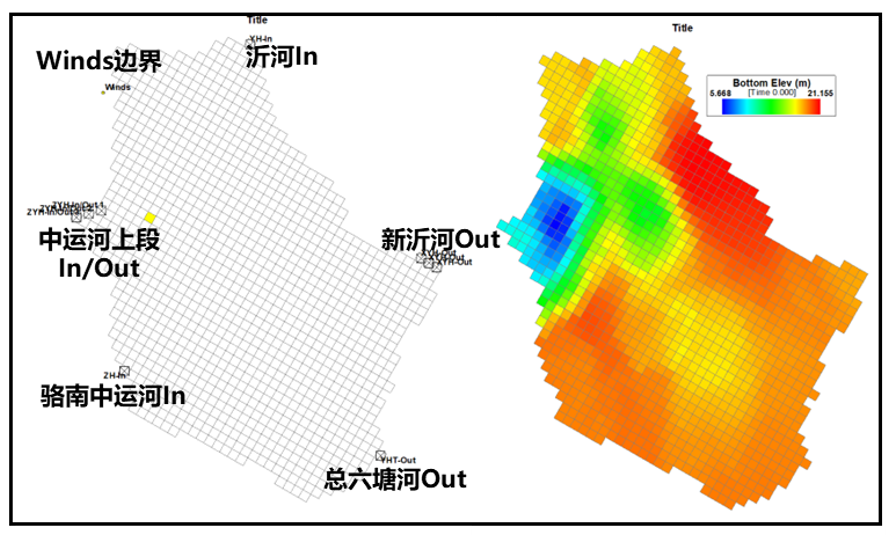
#> input picture 3DWET/case/Lake Luoma/inputs/骆马湖EFDC网格、出入流及底部高程示意.png, 886 x 535 px, found by its file name
$ python analyze_reference.py
#> lines starting #> are read from the running program, lines starting #| are printed output that depends on the picture; after the words box and inside, x2 and y2 are one past the last pixel; in counts of white or black regions, pixels touching at a corner belong together
"""Analyze reference image to identify river positions."""
from PIL import Image
import numpy as np
import os

INPUTS_DIR = os.path.join(os.path.dirname(os.path.dirname(os.path.abspath(__file__))), "case", "inputs")

# Open the EFDC grid reference image
img_path = os.path.join(INPUTS_DIR, "骆马湖EFDC网格、出入流及底部高程示意.png")
img = Image.open(img_path)
#> img is the input picture: PIL image 886x535 RGBA; mean R, G, B, A 219.1, 210.3, 181.9, 242.6
print(f"Image size: {img.size}")
#| Image size: (886, 535)
print(f"Image mode: {img.mode}")
#| Image mode: RGBA

# Convert to RGB array
arr = np.array(img.convert('RGB'))
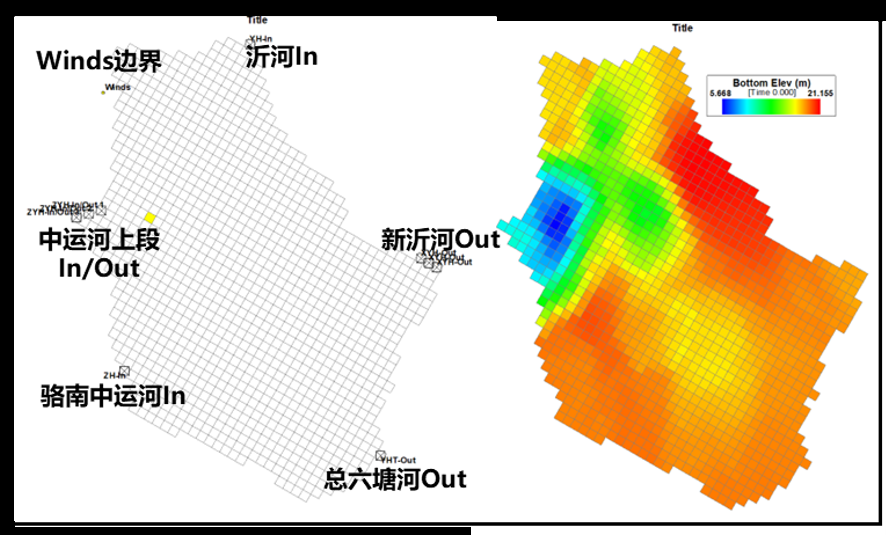
#> arr: shape (535, 886, 3); mean R, G, B 219.1, 210.3, 181.9
print(f"Array shape: {arr.shape}")
#| Array shape: (535, 886, 3)

# Find unique colors (downsample for speed)
small = img.resize((100, 100)).convert('RGB')
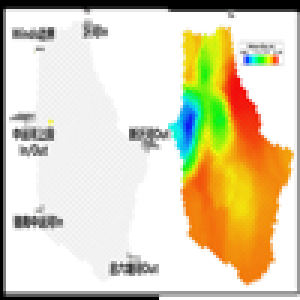
#> small: PIL image 100x100 RGB (shown 3 times larger); mean R, G, B 219.5, 210.5, 182.1
small_arr = np.array(small)
colors = {}
for y in range(small_arr.shape[0]):
    for x in range(small_arr.shape[1]):
        r, g, b = tuple(small_arr[y, x])
        # Quantize to 32 levels
        key = (r//32, g//32, b//32)
        colors[key] = colors.get(key, 0) + 1
#> after the loop, colors = 100 items

print("\nTop 20 colors (quantized):")
for color, count in sorted(colors.items(), key=lambda x: -x[1])[:20]:
    r, g, b = color[0]*32, color[1]*32, color[2]*32
    print(f"  RGB({r},{g},{b}): {count} pixels")
#> this loop made 20 passes
#> (color, count, r, g, b) on passes 1, 2, 4, 5, 6, 7, 8, 9, 10, 11, 12, 13: ((7, 7, 7), 6365, 224, 224, 224), ((7, 4, 0), 468, 224, 128, 0), ((7, 3, 0), 322, 224, 96, 0), ((4, 4, 4), 267, 128, 128, 128), ((7, 6, 0), 251, 224, 192, 0), ((7, 5, 0), 216, 224, 160, 0), ((3, 3, 3), 215, 96, 96, 96), ((5, 5, 5), 187, 160, 160, 160), ((6, 6, 6), 136, 192, 192, 192), ((2, 2, 2), 96, 64, 64, 64), ((6, 7, 0), 78, 192, 224, 0), ((7, 2, 0), 72, 224, 64, 0)
#> (count, r, g, b) on pass 3: (446, 0, 0, 0)
#|   RGB(224,224,224): 6365 pixels
#|   RGB(224,128,0): 468 pixels
#|   RGB(0,0,0): 446 pixels
#|   RGB(224,96,0): 322 pixels
#|   RGB(128,128,128): 267 pixels
#|   RGB(224,192,0): 251 pixels
#|   RGB(224,160,0): 216 pixels
#|   RGB(96,96,96): 215 pixels
#> (further printed lines are left out)

# Look for text annotations - check for red pixels (often used for river labels)
full_arr = np.array(img.convert('RGB'))
red_mask = (full_arr[:,:,0] > 150) & (full_arr[:,:,1] < 100) & (full_arr[:,:,2] < 100)
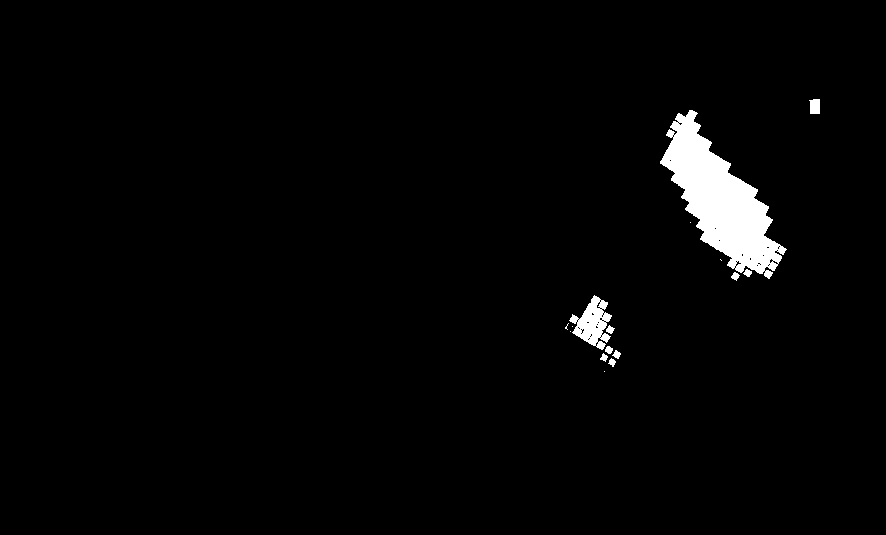
#> red_mask: shape (535, 886) bool; 2.3% white; 16 white regions (6 under 20 px), largest, box (x1, y1, x2, y2) and area: (660, 110, 787, 279) 9016, (569, 295, 612, 350) 1186, (809, 99, 820, 114) 148
print(f"\nRed pixels (potential river labels): {red_mask.sum()}")
#| Red pixels (potential river labels): 10677
if red_mask.sum() > 0:
    rows, cols = np.where(red_mask)
#> rows = 10677 values from 99 to 371; cols = 10677 values, max 819 at index 6, min 565 at index 9970, mean 704.8
    print(f"  Red pixel locations: rows {rows.min()}-{rows.max()}, cols {cols.min()}-{cols.max()}")
#|   Red pixel locations: rows 99-371, cols 565-819
    # Cluster red pixels
    from scipy.ndimage import label
    labeled, n_features = label(red_mask)
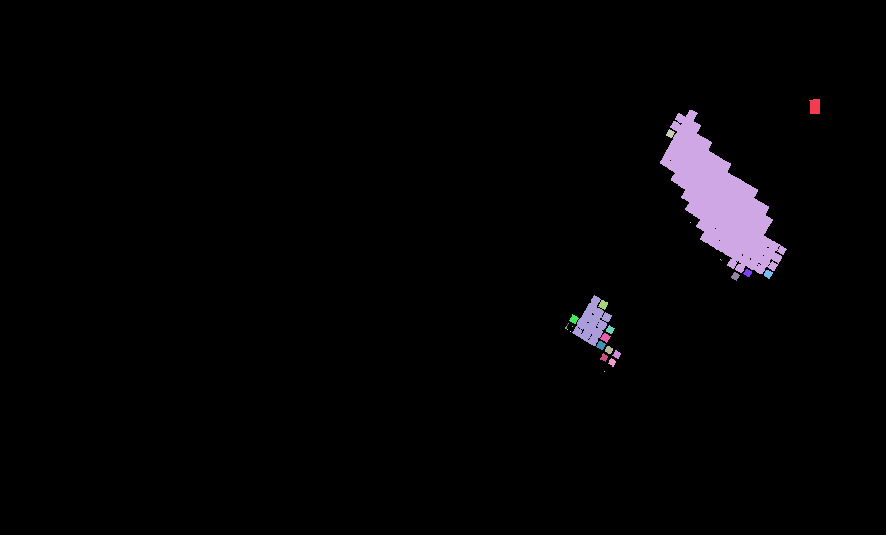
#> labeled: shape (535, 886) int32; 27 distinct labels, from 0 to 26; one colour per label, 0 black
#> n_features = 26
    print(f"  Red clusters: {n_features}")
#|   Red clusters: 26
    for i in range(1, min(n_features+1, 20)):
        cluster_pixels = (labeled == i)
        if cluster_pixels.sum() > 10:
            r, c = np.where(cluster_pixels)
            print(f"    Cluster {i}: {cluster_pixels.sum()} pixels, "
                  f"center=({c.mean():.0f}, {r.mean():.0f}), "
                  f"range rows {r.min()}-{r.max()}, cols {c.min()}-{c.max()}")
#> this loop made 19 passes
#|     Cluster 1: 148 pixels, center=(815, 106), range rows 99-113, cols 809-819
#|     Cluster 2: 8915 pixels, center=(720, 200), range rows 110-273, cols 660-786
#|     Cluster 3: 48 pixels, center=(670, 133), range rows 129-137, cols 666-674
#|     Cluster 7: 45 pixels, center=(747, 273), range rows 269-276, cols 743-751
#|     Cluster 8: 53 pixels, center=(768, 274), range rows 270-278, cols 764-772
#|     Cluster 9: 47 pixels, center=(735, 276), range rows 272-280, cols 731-739
#|     Cluster 10: 958 pixels, center=(592, 322), range rows 295-345, cols 572-611
#|     Cluster 11: 60 pixels, center=(603, 304), range rows 300-309, cols 598-607
#> (further printed lines are left out)
#> cluster_pixels: shape (535, 886) bool; 0% white in thin lines or dots, all inside (x1, y1, x2, y2) = (570, 331, 571, 332)

# Look for blue pixels (water/river lines)
blue_mask = (full_arr[:,:,2] > 150) & (full_arr[:,:,0] < 100) & (full_arr[:,:,1] < 150)
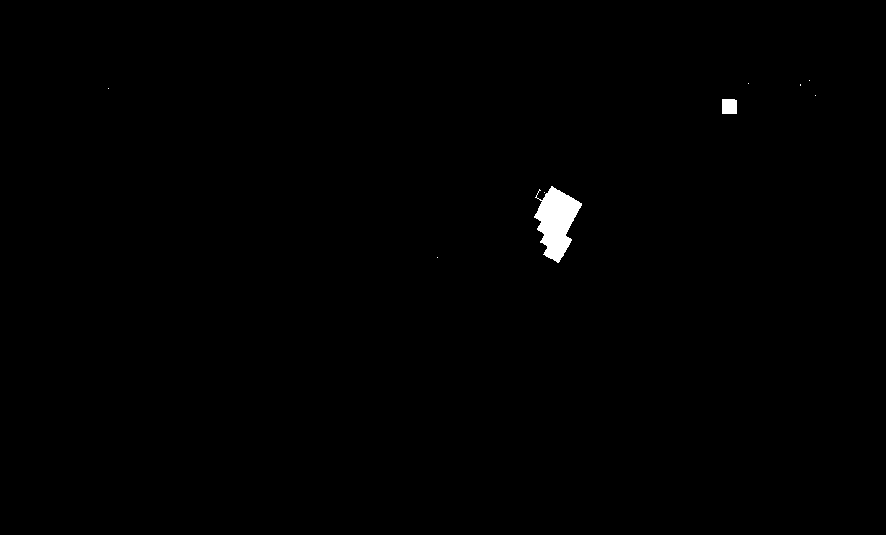
#> blue_mask: shape (535, 886) bool; 0.49% white; 9 white regions (7 under 20 px), largest, box (x1, y1, x2, y2) and area: (534, 186, 582, 263) 2081, (722, 99, 737, 114) 223
print(f"\nBlue pixels: {blue_mask.sum()}")
#| Blue pixels: 2312
if blue_mask.sum() > 0:
    rows, cols = np.where(blue_mask)
#> rows = 2312 values from 80 to 262; cols = 2312 values, max 815 at index 5, min 108 at index 4, mean 573
    print(f"  Blue pixel locations: rows {rows.min()}-{rows.max()}, cols {cols.min()}-{cols.max()}")
#|   Blue pixel locations: rows 80-262, cols 108-815

# Look for green pixels (river arrows)
green_mask = (full_arr[:,:,1] > 150) & (full_arr[:,:,0] < 150) & (full_arr[:,:,2] < 150)
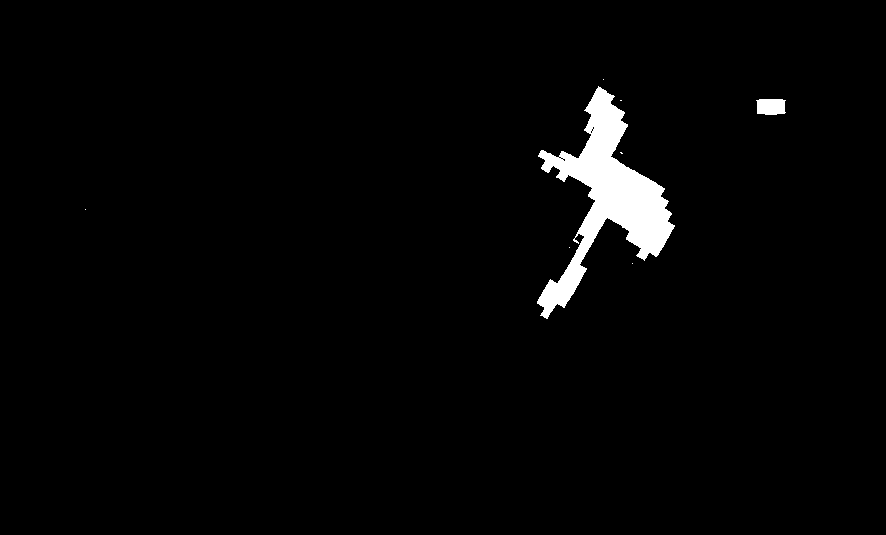
#> green_mask: shape (535, 886) bool; 2.3% white; 8 white regions (6 under 20 px), largest, box (x1, y1, x2, y2) and area: (537, 86, 675, 319) 10352, (756, 99, 786, 115) 431
print(f"\nGreen pixels: {green_mask.sum()}")
#| Green pixels: 10793
if green_mask.sum() > 0:
    rows, cols = np.where(green_mask)
#> rows = 10793 values from 79 to 318; cols = 10793 values, max 785 at index 268, min 85 at index 6599, mean 613.4
    print(f"  Green pixel locations: rows {rows.min()}-{rows.max()}, cols {cols.min()}-{cols.max()}")
#|   Green pixel locations: rows 79-318, cols 85-785

# Save a downscaled version for reference
img.thumbnail((400, 400))
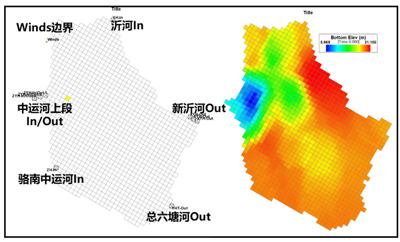
#> img: PIL image 400x242 RGBA; mean R, G, B, A 219.7, 210.9, 182.6, 242.6; transparent parts drawn white
img.save(os.path.join(INPUTS_DIR, "reference_small.png"))
print(f"\nSaved small reference to reference_small.png")

$ run again, with 3DWET/case/Lake Luoma/inputs/骆马湖-底部高程处理-Zhongzhao_Duan.tif saved as 3DWET/case/Lake Luoma/inputs/骆马湖EFDC网格、出入流及底部高程示意.png
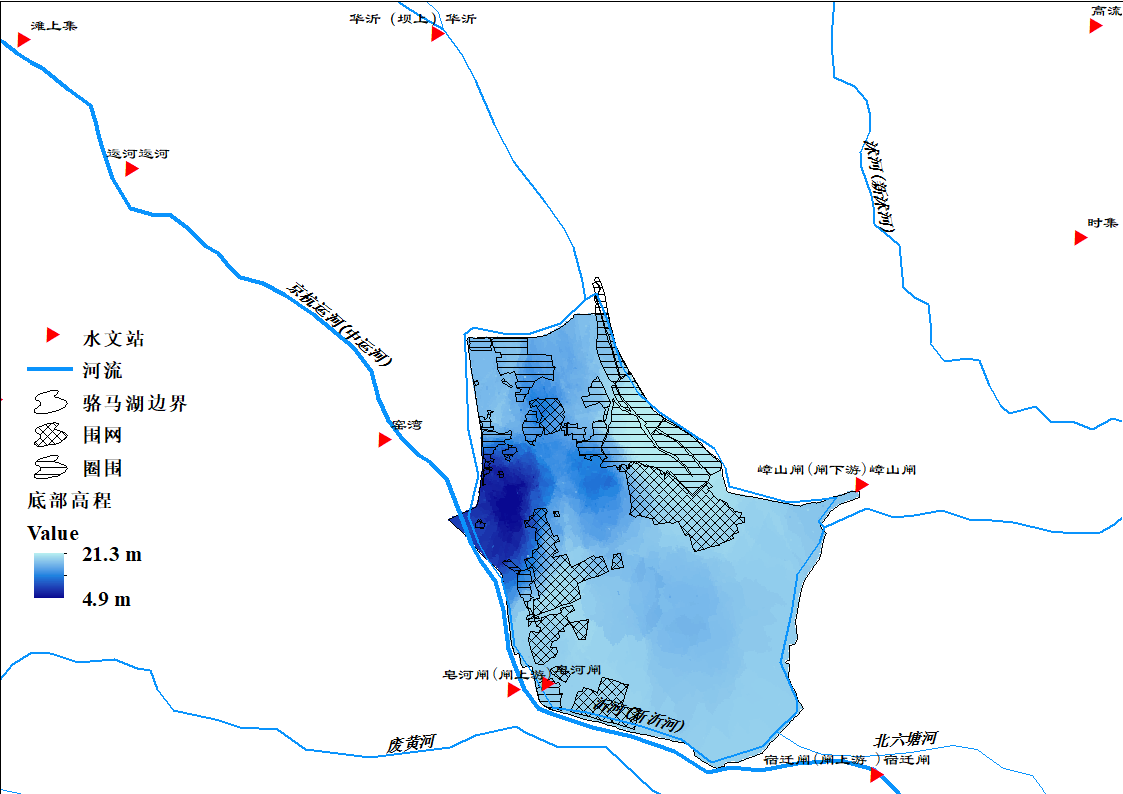
#> input picture 3DWET/case/Lake Luoma/inputs/骆马湖-底部高程处理-Zhongzhao_Duan.tif, 1123 x 794 px, found by its file name
#> img is the input picture: PIL image 1123x794 RGB; mean R, G, B 232.1, 240, 246.5
#| Image size: (1123, 794)
#| Image mode: RGB
#| Array shape: (794, 1123, 3)
#> after the loop `for y in range(small_arr.shape[0]):`: colors = 72 items
#> the loop `for color, count in sorted(colors.items(), key=lambda x: -x[1])[:20]:` made 20 passes
#> (color, count, r, g, b) on passes 1 to 8: ((7, 7, 7), 8080, 224, 224, 224), ((4, 6, 7), 397, 128, 192, 224), ((6, 7, 7), 218, 192, 224, 224), ((3, 5, 7), 171, 96, 160, 224), ((6, 6, 6), 110, 192, 192, 192), ((5, 5, 5), 83, 160, 160, 160), ((5, 6, 7), 70, 160, 192, 224), ((3, 5, 6), 70, 96, 160, 192)
#> (printed output is left out)
#> red_mask: shape (794, 1123) bool; 0.12% white; 12 white regions (1 under 20 px), largest, box (x1, y1, x2, y2) and area: (856, 477, 869, 492) 99, (432, 26, 445, 41) 98, (126, 161, 139, 176) 98
#| Red pixels (potential river labels): 1034
#> `rows, cols = np.where(red_mask)`: rows = 1034 values from 19 to 781; cols = 1034 values, max 1101 at index 49, min 1 at index 560, mean 544.2
#|   Red pixel locations: rows 19-781, cols 1-1101
#> labeled: shape (794, 1123) int32; 13 distinct labels, from 0 to 12
#> n_features = 12
#|   Red clusters: 12
#> the loop `for i in range(1, min(n_features+1, 20)):` made 12 passes
#|     Cluster 1: 91 pixels, center=(1094, 25), range rows 19-32, cols 1090-1101
#|     Cluster 2: 98 pixels, center=(436, 33), range rows 26-40, cols 432-444
#|     Cluster 3: 91 pixels, center=(22, 39), range rows 33-46, cols 18-29
#|     Cluster 4: 98 pixels, center=(130, 168), range rows 161-175, cols 126-138
#|     Cluster 5: 91 pixels, center=(1079, 237), range rows 231-244, cols 1075-1086
#> (further printed lines are left out)
#> `blue_mask = (full_arr[:,:,2] > 150) & (full_arr[:,:,0] < 100) & (full_..`:
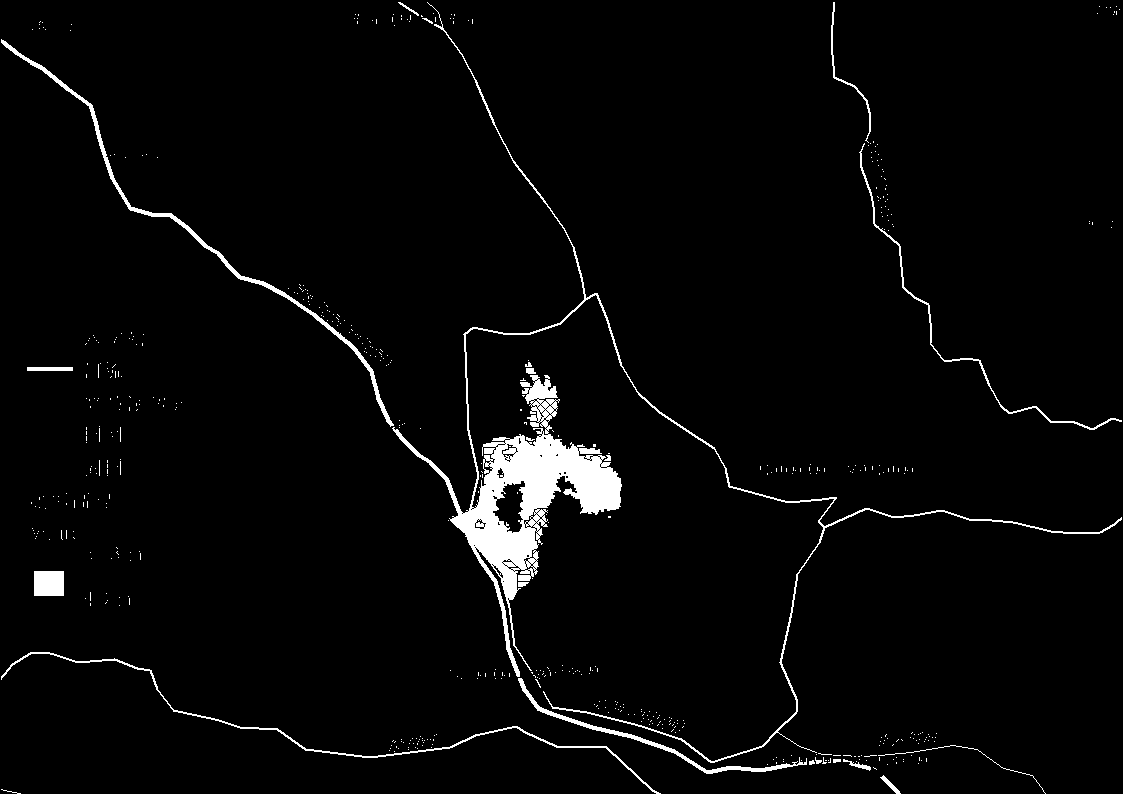
#> blue_mask: shape (794, 1123) bool; 3% white; 574 white regions (552 under 20 px), largest, box (x1, y1, x2, y2) and area: (392, 2, 1122, 763) 17622, (1, 39, 394, 427) 2364, (1, 652, 661, 794) 1489
#| Blue pixels: 26708
#|   Blue pixel locations: rows 2-793, cols 1-1121
#> green_mask: shape (794, 1123) bool; 0% white in thin lines or dots, all inside (x1, y1, x2, y2) = (56, 321, 928, 740)
#| Green pixels: 38
#> `rows, cols = np.where(green_mask)`: rows = 38 values from 321 to 739; cols = 38 values, max 927 at index 36, min 56 at index 9, mean 486.1
#|   Green pixel locations: rows 321-739, cols 56-927
#> `img.thumbnail((400, 400))`:
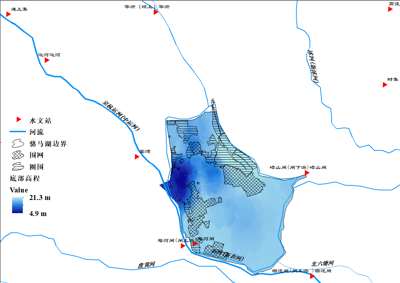
#> img: PIL image 400x283 RGB; mean R, G, B 231.9, 239.9, 246.5
